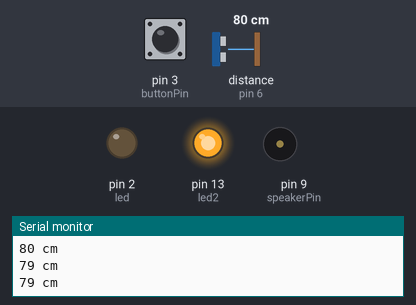
This sketch was run on a simulated Arduino Uno, built with avr-gcc and run on an emulated ATmega328P. Shown: output pins drawn as LEDs (lit = HIGH), buzzer (waves = sounding), the last lines printed to the serial monitor. Wiring (inferred from the names in the program): ultrasonic range finder: trigger pin 5; echo pin 6. Dashed ring = blinking. The test bench sets the inputs (shaded band); at power-on: distance to the obstacle (sensor on pin 6) 80 cm, pin 3 (buttonPin) LOW. The echo pulse lasts 58.3 µs per cm; pins used as bus, display or sensor lines are not drawn.

Above: at 1.3 s.
1.4 s: distance to the obstacle (sensor on pin 6) set to 12 cm
2.9 s: distance to the obstacle (sensor on pin 6) set to 9 cm
At 4.3 s:
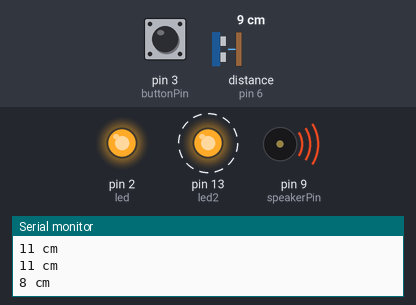
5.9 s: pin 3 (buttonPin) pulled HIGH for 0.6 s
8.9 s: distance to the obstacle (sensor on pin 6) set to 250 cm
At 9.8 s:
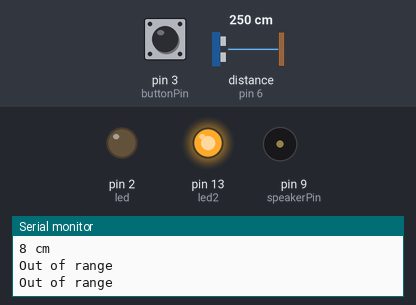
10.9 s: distance to the obstacle (sensor on pin 6) set to 2 cm
At 11.22 s:
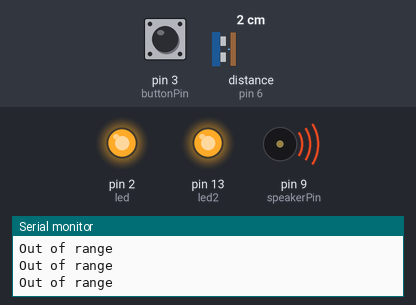
Timing chart, 0 to 14.9 s (numbered marks = the images above; inputs shaded):
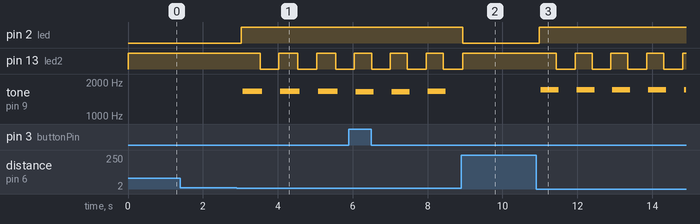

The sketch:

distance.ino
```cpp
/*
 HC-SR04 Ping distance sensor]
 VCC to arduino 5v GND to arduino GND
 Echo to Arduino pin 13 Trig to Arduino pin 12
 Red POS to Arduino pin 11
 Green POS to Arduino pin 10
 560 ohm resistor to both LED NEG and GRD power rail
 More info at: http://goo.gl/kJ8Gl
 Original code improvements to the Ping sketch sourced from Trollmaker.com
 Some code and wiring inspired by http://en.wikiversity.org/wiki/User:Dstaub/robotcar
 */

#define trigPin 5
#define echoPin 6
#define led 2
#define led2 13
#define speakerPin 9
#define buttonPin 3

long beepDuration = 500;
// Variables will change:
int buttonPushCounter = 0;   // counter for the number of button presses
int buttonState = 0;         // current state of the button
int lastButtonState = 0;     // previous state of the button

void setup()
{
  Serial.begin (9600);
  pinMode(trigPin, OUTPUT);
  pinMode(echoPin, INPUT);
  pinMode(led, OUTPUT);
  pinMode(led2, OUTPUT);
  pinMode(speakerPin, OUTPUT);
  pinMode(buttonPin, INPUT);
}

void loop()
{

   buttonState = digitalRead(buttonPin);

  // compare the buttonState to its previous state
  if (buttonState != lastButtonState)
  {
    // if the state has changed, increment the counter
    if (buttonState == HIGH)
    {
      beepDuration = beepDuration - 50;
    }
    if (beepDuration <= 10)
    {
      beepDuration = 1000;
    }
    Serial.println(beepDuration);
  }

  lastButtonState = buttonState;

  long duration, distance;
  digitalWrite(trigPin, LOW);  // Added this line
  delayMicroseconds(2); // Added this line
  digitalWrite(trigPin, HIGH);
//  delayMicroseconds(1000); - Removed this line
  delayMicroseconds(10); // Added this line
  digitalWrite(trigPin, LOW);
  duration = pulseIn(echoPin, HIGH);
  distance = (duration/2) / 29.1;
  if (distance < 10)
  {  // This is where the LED On/Off happens
    digitalWrite(led,HIGH); // When the Red condition is met, the Green LED should turn off
  digitalWrite(led2,LOW);
  buzz(speakerPin, 1750 - (distance * 10), beepDuration);
}
  else {
    digitalWrite(led,LOW);
    digitalWrite(led2,HIGH);
  }
  if (distance >= 200 || distance <= 0){
    Serial.println("Out of range");
  }
  else {
    Serial.print(distance);
    Serial.println(" cm");
  }
  delay(500);
}

void buzz(int targetPin, long frequency, long length)
{
  digitalWrite(13,HIGH);
  long delayValue = 1000000/frequency/2; // calculate the delay value between transitions
  //// 1 second's worth of microseconds, divided by the frequency, then split in half since
  //// there are two phases to each cycle
  long numCycles = frequency * length/ 1000; // calculate the number of cycles for proper timing
  //// multiply frequency, which is really cycles per second, by the number of seconds to
  //// get the total number of cycles to produce
  for (long i=0; i < numCycles; i++){ // for the calculated length of time...
    digitalWrite(targetPin,HIGH); // write the buzzer pin high to push out the diaphram
    delayMicroseconds(delayValue); // wait for the calculated delay value
    digitalWrite(targetPin,LOW); // write the buzzer pin low to pull back the diaphram
    delayMicroseconds(delayValue); // wait again or the calculated delay value
  }
  digitalWrite(13,LOW);

}
```

Measured:
- the behaviour switches between 11 and 10 cm on distance to the obstacle (sensor on pin 6) (found by bisection; images 0 and 1)
- after the input at 2.9 s, pin 2 (led): LOW → HIGH after 0.12 s; pin 13 (led2): alternates HIGH for 0.51 s and LOW for 0.50 s, starting after 0.63 s; tone on pin 9 (speakerPin): alternates 1648 Hz for 0.52 s and silent for 0.49 s, starting after 0.16 s
- after the input at 8.9 s, pin 2 (led): HIGH → LOW at once; pin 13 (led2): goes on until 8.9 s, then stays HIGH; tone on pin 9 (speakerPin): stops changing and stays silent
- after the input at 10.9 s, pin 2 (led): LOW → HIGH after 0.08 s; pin 13 (led2): alternates HIGH for 0.46 s and LOW for 0.50 s, starting after 0.54 s; tone on pin 9 (speakerPin): alternates 1716 Hz for 0.48 s and silent for 0.48 s, starting after 0.12 s
